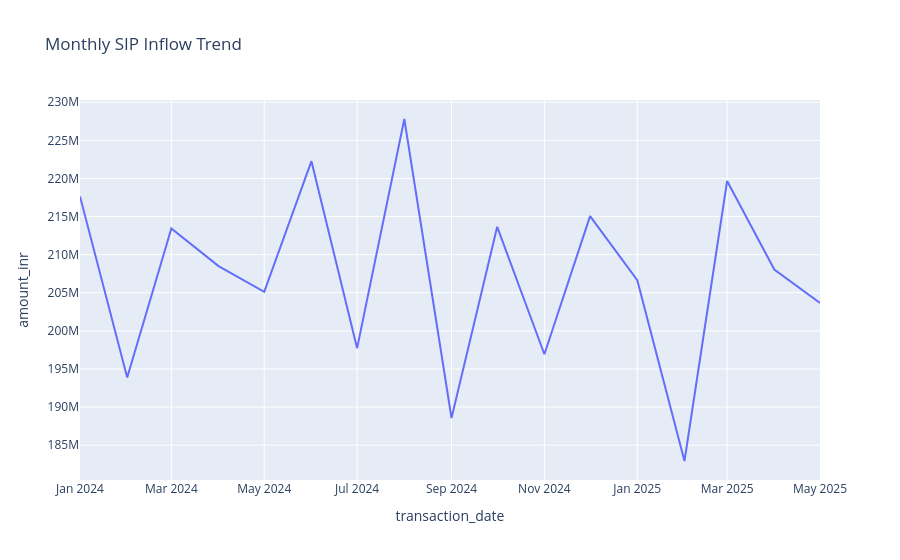

Here is the notebook cell this chart was saved with:
### Code cell
txn = pd.read_csv(
    "../data/processed/investor_transactions_cleaned.csv"
)

txn["transaction_date"] = pd.to_datetime(
    txn["transaction_date"]
)

monthly = txn.groupby(
    txn["transaction_date"].dt.to_period("M")
)["amount_inr"].sum()

monthly = monthly.reset_index()

monthly["transaction_date"] = monthly[
    "transaction_date"
].astype(str)

fig = px.line(
    monthly,
    x="transaction_date",
    y="amount_inr",
    title="Monthly SIP Inflow Trend"
)

fig.show()

### Figure 1 — Plotly figure (JSON) as saved in the notebook; plotly's stock layout.template omitted (floating-point values rounded to 4 significant figures)
{"data": [{"hovertemplate": "transaction_date=%{x}<br>amount_inr=%{y}<extra></extra>", "legendgroup": "", "line": {"color": "#636efa", "dash": "solid"}, "marker": {"symbol": "circle"}, "mode": "lines", "name": "", "orientation": "v", "showlegend": false, "type": "scatter", "x": ["2024-01", "2024-02", "2024-03", "2024-04", "2024-05", "2024-06", "2024-07", "2024-08", "2024-09", "2024-10", "2024-11", "2024-12", "2025-01", "2025-02", "2025-03", "2025-04", "2025-05"], "xaxis": "x", "y": [217648305, 193889416, 213453498, 208503874, 205126352, 222265329, 197732026, 227805125, 188561816, 213651354, 196930490, 215065667, 206644171, 182923366, 219667398, 208057871, 203654372], "yaxis": "y"}], "layout": {"legend": {"tracegroupgap": 0}, "title": {"text": "Monthly SIP Inflow Trend"}, "xaxis": {"anchor": "y", "domain": [0, 1], "title": {"text": "transaction_date"}}, "yaxis": {"anchor": "x", "domain": [0, 1], "title": {"text": "amount_inr"}}}}
